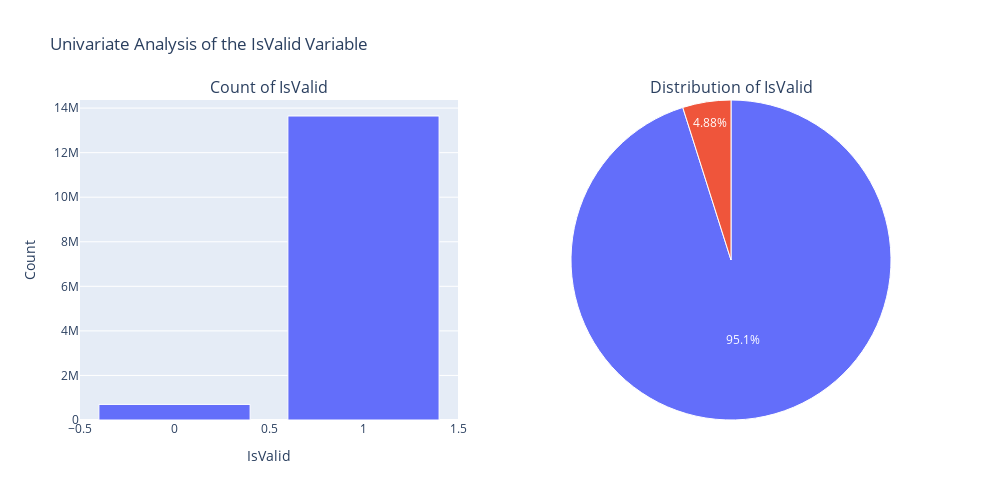

The notebook cell this image was saved under:
### Code cell
plot_graph_categorical(df["IsValid"])

### Figure 1 — Plotly figure (JSON) as saved in the notebook; plotly's stock layout.template omitted (floating-point values rounded to 4 significant figures)
{"data": [{"marker": {"line": {"color": "#ffffff", "width": 1}}, "name": "Count", "textfont": {"color": "#ffffff"}, "type": "bar", "x": [1, 0], "xaxis": "x", "y": [13644816, 699278], "yaxis": "y"}, {"domain": {"x": [0.55, 1], "y": [0, 1]}, "hoverinfo": "label+percent", "labels": [1, 0], "marker": {"line": {"color": "#ffffff", "width": 1}}, "textfont": {"color": "#ffffff"}, "textinfo": "percent", "type": "pie", "values": [13644816, 699278]}], "layout": {"annotations": [{"font": {"size": 16}, "showarrow": false, "text": "Count of IsValid", "x": 0.225, "xanchor": "center", "xref": "paper", "y": 1, "yanchor": "bottom", "yref": "paper"}, {"font": {"size": 16}, "showarrow": false, "text": "Distribution of IsValid", "x": 0.775, "xanchor": "center", "xref": "paper", "y": 1, "yanchor": "bottom", "yref": "paper"}], "height": 500, "showlegend": false, "title": {"text": "Univariate Analysis of the IsValid Variable"}, "width": 1000, "xaxis": {"anchor": "y", "domain": [0, 0.45], "title": {"text": "IsValid"}}, "yaxis": {"anchor": "x", "domain": [0, 1], "title": {"text": "Count"}}}}
